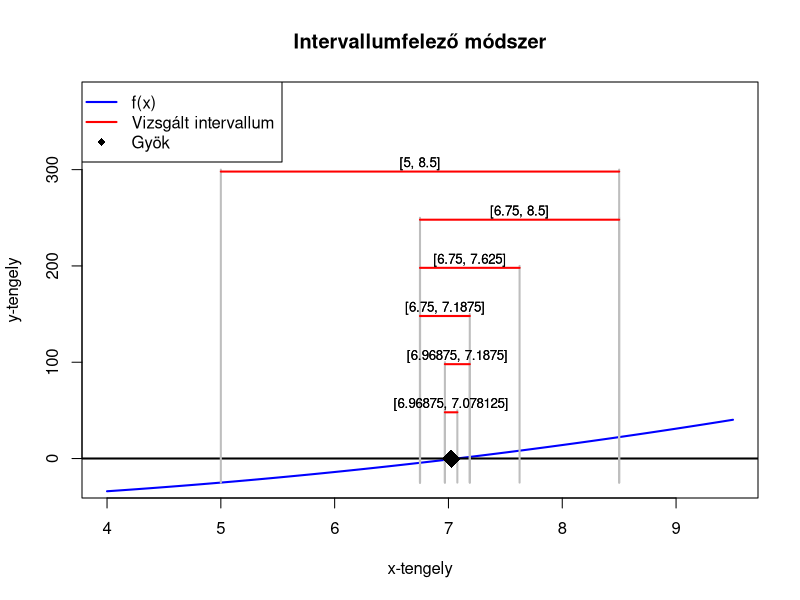

This chart was generated by the following R code:
f <- function(x) {
    x^2 - 50
}

get_ymin <- function(a, b) {
    x_values <- seq(a, b, length.out = 1)
    y_values <- f(x_values)
    y_min <- min(y_values)
    
    return(y_min)
}

get_ymax <- function(a, b) {
    x_values <- seq(a, b, length.out = 1)
    y_values <- f(x_values)
    y_max <- max(y_values)
    
    return(y_max)
}

plot_prepare <- function(a, b, y_min, y_max) {
    plot(f, from=a-1, to=b+1, col="blue", lwd=2, main="Intervallumfelező módszer",
         xlab="x-tengely", ylab="y-tengely", ylim=c(y_min, y_max))
    abline(h=0, col="black", lwd=2)
}

plot_step <- function(a, b, y_min, segment_height, max_iter) {
    # Függőleges vonalak
    y_vertical_a <- seq(y_min, segment_height, length.out = 2)
    x_vertical_a <- rep(a, length(y_vertical_a))
    lines(x_vertical_a, y_vertical_a, lwd=2, col="gray")
    
    y_vertical_b <- seq(y_min, segment_height, length.out = 2)
    x_vertical_b <- rep(b, length(y_vertical_b))
    lines(x_vertical_b, y_vertical_b, lwd=2, col="gray")
    
    # Vízszintes vonal
    x_horizontal <- seq(a, b, length.out = 2)
    y_horizontal <- rep(segment_height - 2, length(x_horizontal))
    lines(x_horizontal, y_horizontal, col="red", lwd=2)
    
    if (max_iter < 8) {
        text((a + b) / 2, y_horizontal + 40 / max_iter, labels = paste0("[", a, ", ", b, "]"), col="black", cex=0.8)
    }
}

print_step <- function(iter, a, b, c, fa, fc, max_iter) {
    cat("\nIteráció", iter, "\n")
    cat("a:\t", a, "\n")
    cat("b:\t", b, "\n")
    cat("c:\t", c, "\n")
    cat("f(a):\t", fa, "\n")
    cat("f(c):\t", fc, "\n")
    
    if (iter == max_iter) {
        cat("\nEredmények:");
    }
    else if (fa * fc < 0) {
        cat("Folytatás a(z) [", a, ", ", c, "] intervallumon ([a, c])\n")
    }
    else {
        cat("Folytatás a(z) [", c, ", ", b, "] intervallumon ([c, b])\n")
    }
}

# Intervallumfelező algoritmus
bisection_method <- function(f, a, b, tol = 1e-10, max_iter = 5) {
    segment_height = (max_iter + 1) * 50
    y_min <- get_ymin(a, b)
    y_max <- get_ymax(a, b) + segment_height + 100
    plot_prepare(a, b, y_min, y_max)
    
    iter <- 1
    fa <- f(a)
    
    while ((b - a) > 2 * tol && iter <= max_iter) {
        plot_step(a, b, y_min, segment_height, max_iter)
        segment_height <- segment_height - 50
        
        c <- (a + b) / 2
        fc <- f(c)
        
        print_step(iter, a, b, c, fa, fc, max_iter)
        
        if (fa * fc < 0) {
            b <- c
        } else {
            a <- c
            fa <- fc
        }
        
        iter <- iter + 1
    }

    # Utolsó lépés kiírása
    plot_step(a, b, y_min, segment_height, max_iter)

    legend("topleft", legend = c("f(x)", "Vizsgált intervallum", "Gyök"),
           col = c("blue", "red", "black"), 
           lwd = 2, lty = c(1, 1, NA), 
           pch = c(NA, NA, 18))

    root = (a + b) / 2
    points(root, 0, pch=18, lwd=3, cex=2.5)

    return(root)
}

main <- function() {
    a <- 5
    b <- 8.5
    
    if (f(a) * f(b) >= 0) {
        cat("Hiba: Az intervallum nem tartalmaz gyököt, vagy több gyök is lehet benne.\n")
        a <- 0
        b <- 10
        cat("Az intervallum kibővítve erre: [", a, ", ", b, "]\n")
        
        if (f(a) * f(b) >= 0) {
            stop("Hiba: Az új intervallum sem tartalmaz gyököt.")
        }
    }
    
    if (a > b) {
        cat("Figyelem: a > b, ezért felcseréljük a két végpontot.\n")
        temp <- a
        a <- b
        b <- temp
    }
    
    approx_root <- bisection_method(f, a, b)
    exact_root <- uniroot(f, interval = c(a, b), tol = 1e-10)$root
    diff <- abs(exact_root - approx_root)
    diff_percent <- (diff / abs(exact_root)) * 100
    
    cat("\nKözelítő gyök:\t\t", approx_root, "\n")
    cat("Pontos gyök:\t\t", exact_root, "\n")
    cat("Abszolút eltérés:\t", diff, "\n")
    cat("Százalékos eltérés:\t", diff_percent, "%\n")
}

main()
